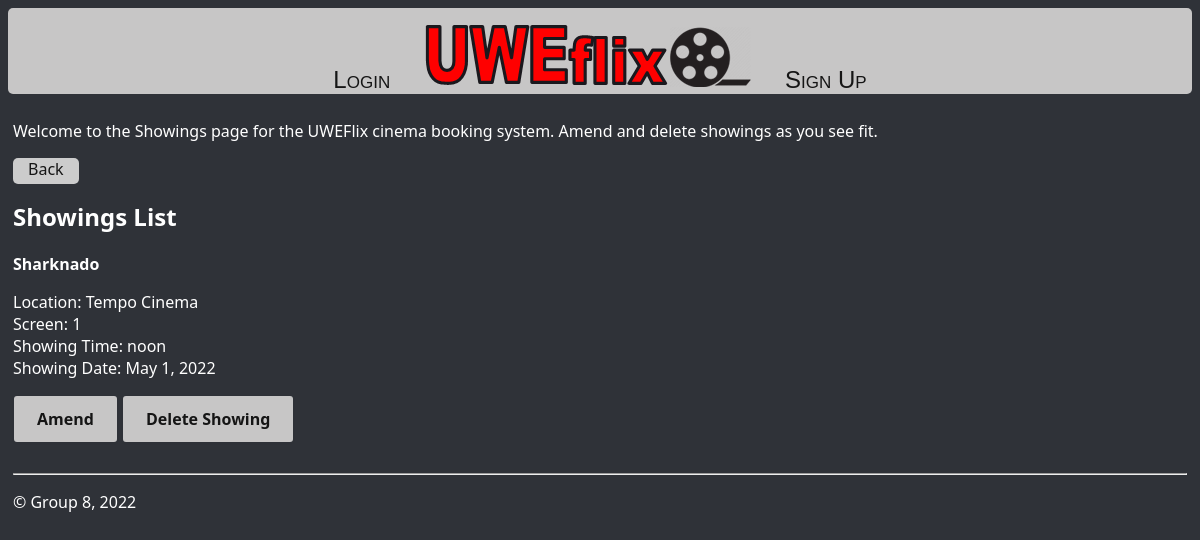
The app's page /allShowing/, older data.
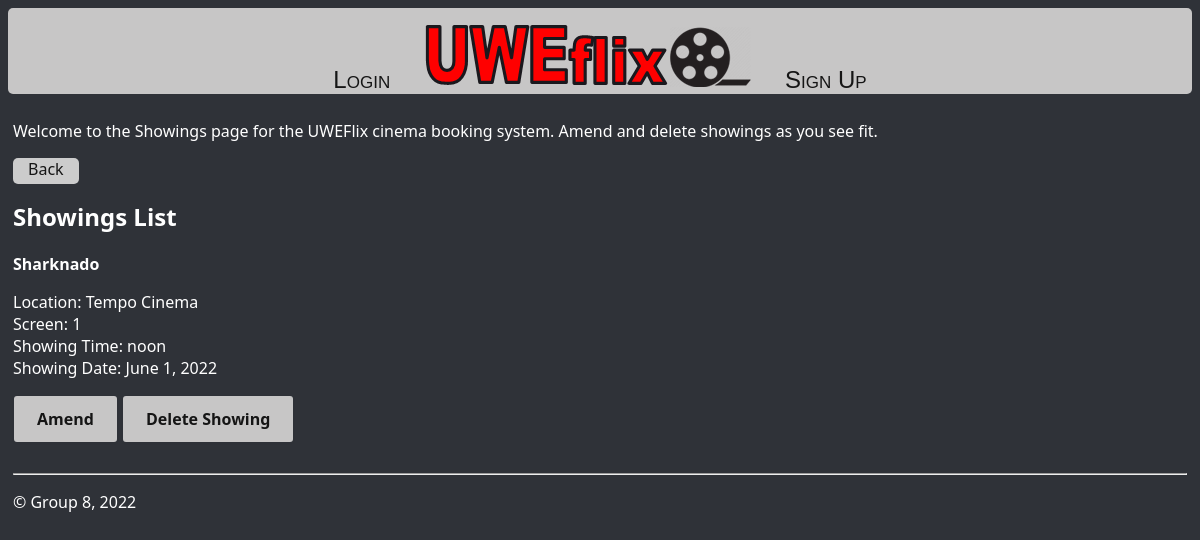
The same page, newer data.
### uweflix/models.py (models this page shows)
class Showing(models.Model):
    showing_id = models.UUIDField(primary_key=True, default=uuid.uuid4, editable=False, unique=True)
    showing_time= models.TimeField()
    showing_date = models.DateField()
    film_id = models.ForeignKey(Film, on_delete=models.CASCADE)
    venue_id = models.ForeignKey(Venue, on_delete=models.CASCADE)
    screen_id = models.ForeignKey(Screen, on_delete=models.CASCADE)

class Film(models.Model):
    id = models.UUIDField(primary_key=True, default=uuid.uuid4, editable=False, unique=True)
    title = models.CharField(max_length=50)
    description = models.CharField(max_length=250)
    age_rating =  models.CharField(max_length=3, choices=Age_rating_UK)
    duration = models.DurationField(max_length=8)
    def __str__(self):
	    return self.title

class Venue(models.Model):
    venue_id = models.UUIDField(primary_key=True, default=uuid.uuid4, editable=False, unique=True)
    name =  models.CharField(max_length=25)
    street_address = models.CharField(max_length=100)
    postcode = models.CharField(max_length=8)
    city = models.CharField(max_length=20)
    def __str__(self):
	    return self.name

class Screen(models.Model):
    screen_id = models.UUIDField(primary_key=True, default=uuid.uuid4, editable=False, unique=True)
    venue_id = models.ForeignKey(Venue, on_delete=models.CASCADE)
    screen_num = models.IntegerField(max_length=2)
    capacity = models.IntegerField(max_length=3)
    is_full = models.BooleanField(default=False)
    def __str__(self):
	    return str(self.screen_num)

### uweflix/views.py (the view)
# urls.py: path('allShowing/', views.getAllShowing, name="allShowing"),
def getAllShowing(request):
    showingList = Showing.objects.all()
    return render(request, 'uweflix/allShowing.html', {'showingList': showingList})

### uweflix/templates/uweflix/allShowing.html (shortened to what this page needs)
{% extends "uweflix/layout.html" %}
{% block content %}
    <p>Welcome to the Showings page for the UWEFlix cinema booking system. Amend and delete showings as you see fit.</p>
    <a class = "nevermindButton" href="{% url 'cinemaAdmin' %}">Back</a>
    <h2>Showings List</h2>
{% for showing in showingList %}
    <div class="card">
        <div class="card-header">
        <strong>{{showing.film_id}}</strong>
        </div>
        <div class="card-body">
        <p class="card-text">
            Location: {{showing.venue_id}}
            <br>
            Screen: {{showing.screen_id}}
            <br>
            Showing Time:  {{ showing.showing_time }}
            <br>
            Showing Date:  {{ showing.showing_date }}
            <br>
        </p>
        </div>
        <div class="card-footer text-muted">
            <a class="amendButtons" href="{% url 'amendShowing' showing.showing_id %}">Amend</a>
            <a class="deleteButtons" href="{% url 'deleteShowing' showing.showing_id %}">Delete Showing</a>
        </div>
    </div>
    <br>
    {% endfor %}
{% endblock %}

Row changes from the older to the newer data that the page shows:
changed Showing "noon": showing_date "May 1, 2022" → "June 1, 2022"
